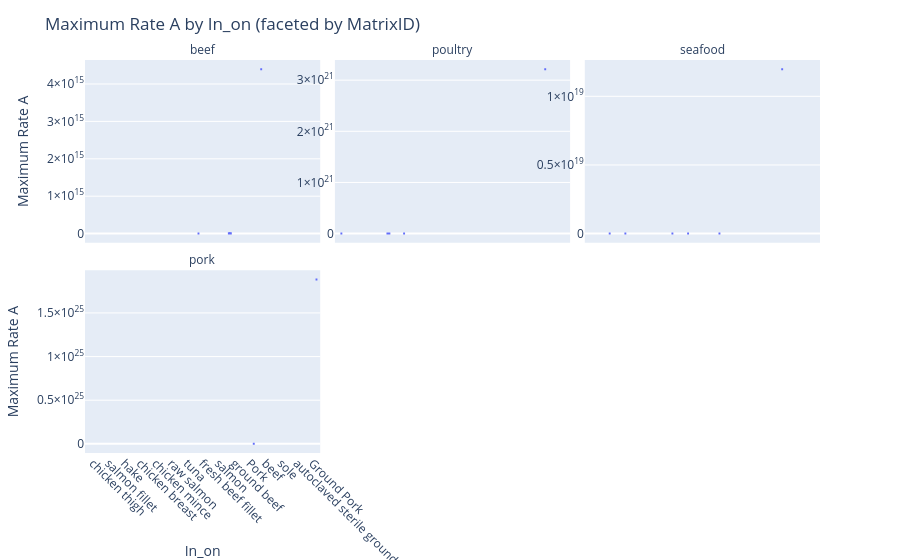

Notebook source saved alongside this figure:
### Code cell
fig = plot_box_by_category_plotly(
    arrhenius_rows_expanded,
    col="Maximum Rate A",
    group_col="In_on",
    subplot_col="MatrixID",   # optional
    log_scale=False,
    points="outliers",
)
fig.show()

### Figure 1 — Plotly figure (JSON) as saved in the notebook; plotly's stock layout.template omitted (floating-point values rounded to 4 significant figures)
{"data": [{"alignmentgroup": "True", "boxpoints": "outliers", "hovertemplate": "MatrixID=beef<br>In_on=%{x}<br>Maximum Rate A=%{y}<extra></extra>", "legendgroup": "", "marker": {"color": "#636efa"}, "name": "", "notched": false, "offsetgroup": "", "orientation": "v", "showlegend": false, "type": "box", "x": ["ground beef", "beef", "ground beef", "ground beef", "fresh beef fillet", "fresh beef fillet"], "x0": " ", "xaxis": "x4", "y": [11600000.0, 4397000000000000.0, 8213000000000.0, 14380000000000.0, 59120000.0, 0.1935], "y0": " ", "yaxis": "y4"}, {"alignmentgroup": "True", "boxpoints": "outliers", "hovertemplate": "MatrixID=poultry<br>In_on=%{x}<br>Maximum Rate A=%{y}<extra></extra>", "legendgroup": "", "marker": {"color": "#636efa"}, "name": "", "notched": false, "offsetgroup": "", "orientation": "v", "showlegend": false, "type": "box", "x": ["chicken mince", "chicken breast", "chicken breast", "chicken breast", "autoclaved sterile ground cooked chicken breast", "chicken thigh"], "x0": " ", "xaxis": "x5", "y": [0.2427, 0.1489, 0.222, 7.089e+17, 3.215e+21, 1.076e-28], "y0": " ", "yaxis": "y5"}, {"alignmentgroup": "True", "boxpoints": "outliers", "hovertemplate": "MatrixID=seafood<br>In_on=%{x}<br>Maximum Rate A=%{y}<extra></extra>", "legendgroup": "", "marker": {"color": "#636efa"}, "name": "", "notched": false, "offsetgroup": "", "orientation": "v", "showlegend": false, "type": "box", "x": ["salmon", "salmon fillet", "sole", "raw salmon", "hake", "hake", "salmon", "tuna"], "x0": " ", "xaxis": "x6", "y": [2415000000000.0, 0.1397, 1.198e+19, 0.4606, 0.2805, 0.1515, 0.2737, 0.6157], "y0": " ", "yaxis": "y6"}, {"alignmentgroup": "True", "boxpoints": "outliers", "hovertemplate": "MatrixID=pork<br>In_on=%{x}<br>Maximum Rate A=%{y}<extra></extra>", "legendgroup": "", "marker": {"color": "#636efa"}, "name": "", "notched": false, "offsetgroup": "", "orientation": "v", "showlegend": false, "type": "box", "x": ["Pork", "Ground Pork", "Pork"], "x0": " ", "xaxis": "x", "y": [30760000000000.0, 1.884e+25, 0.3363], "y0": " ", "yaxis": "y"}], "layout": {"annotations": [{"font": {}, "showarrow": false, "text": "pork", "x": 0.16, "xanchor": "center", "xref": "paper", "y": 0.465, "yanchor": "bottom", "yref": "paper"}, {"font": {}, "showarrow": false, "text": "beef", "x": 0.16, "xanchor": "center", "xref": "paper", "y": 1.0, "yanchor": "bottom", "yref": "paper"}, {"font": {}, "showarrow": false, "text": "poultry", "x": 0.5, "xanchor": "center", "xref": "paper", "y": 1.0, "yanchor": "bottom", "yref": "paper"}, {"font": {}, "showarrow": false, "text": "seafood", "x": 0.84, "xanchor": "center", "xref": "paper", "y": 1.0, "yanchor": "bottom", "yref": "paper"}], "boxmode": "group", "legend": {"tracegroupgap": 0}, "margin": {"t": 60}, "title": {"text": "Maximum Rate A by In_on (faceted by MatrixID)"}, "xaxis": {"anchor": "y", "categoryarray": ["chicken thigh", "salmon fillet", "hake", "chicken breast", "chicken mince", "raw salmon", "tuna", "fresh beef fillet", "salmon", "ground beef", "Pork", "beef", "sole", "autoclaved sterile ground cooked chicken breast", "Ground Pork"], "categoryorder": "array", "domain": [0, 0.32], "tickangle": 45, "title": {"text": "In_on"}}, "xaxis2": {"anchor": "y2", "categoryarray": ["chicken thigh", "salmon fillet", "hake", "chicken breast", "chicken mince", "raw salmon", "tuna", "fresh beef fillet", "salmon", "ground beef", "Pork", "beef", "sole", "autoclaved sterile ground cooked chicken breast", "Ground Pork"], "categoryorder": "array", "domain": [0.34, 0.66], "matches": "x", "tickangle": 45, "title": {"text": "In_on"}}, "xaxis3": {"anchor": "y3", "categoryarray": ["chicken thigh", "salmon fillet", "hake", "chicken breast", "chicken mince", "raw salmon", "tuna", "fresh beef fillet", "salmon", "ground beef", "Pork", "beef", "sole", "autoclaved sterile ground cooked chicken breast", "Ground Pork"], "categoryorder": "array", "domain": [0.68, 1.0], "matches": "x", "tickangle": 45, "title": {"text": "In_on"}}, "xaxis4": {"anchor": "y4", "domain": [0, 0.32], "matches": "x", "showticklabels": false, "tickangle": 45}, "xaxis5": {"anchor": "y5", "domain": [0.34, 0.66], "matches": "x", "showticklabels": false, "tickangle": 45}, "xaxis6": {"anchor": "y6", "domain": [0.68, 1.0], "matches": "x", "showticklabels": false, "tickangle": 45}, "yaxis": {"anchor": "x", "domain": [0, 0.465], "showticklabels": true, "title": {"text": "Maximum Rate A"}}, "yaxis2": {"anchor": "x2", "domain": [0, 0.465], "showticklabels": true}, "yaxis3": {"anchor": "x3", "domain": [0, 0.465], "showticklabels": true}, "yaxis4": {"anchor": "x4", "domain": [0.535, 1.0], "showticklabels": true, "title": {"text": "Maximum Rate A"}}, "yaxis5": {"anchor": "x5", "domain": [0.535, 1.0], "showticklabels": true}, "yaxis6": {"anchor": "x6", "domain": [0.535, 1.0], "showticklabels": true}}}
